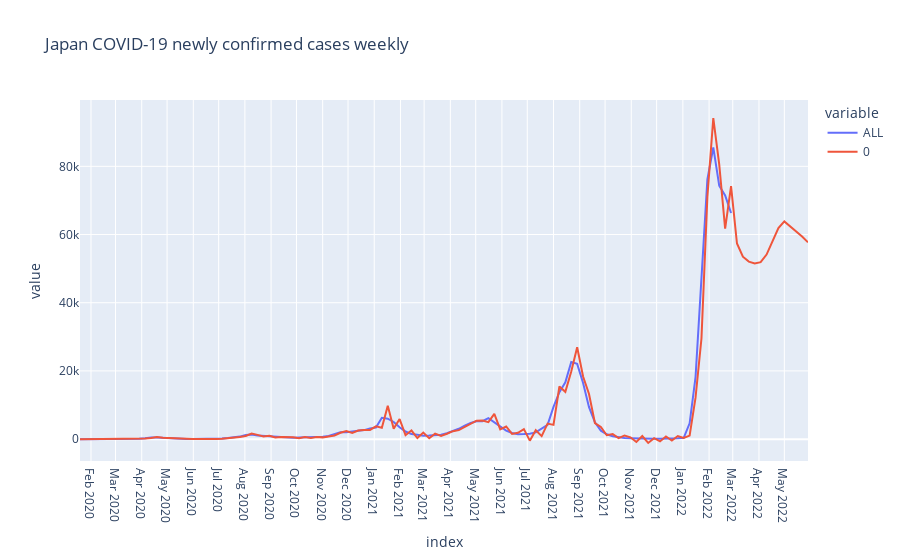

Write notebook code for a chart like this one.
### Code cell
ts_forecast = result_all.predict(start=df_gr.index[0], end=df_gr.index[-1]+relativedelta(months=3))

temp_df = df_gr.ALL.to_frame()
temp_df = pd.concat([temp_df, ts_forecast])
fig = px.line(temp_df, title='Japan COVID-19 newly confirmed cases weekly')
fig.update_layout({
    'xaxis': {
        'dtick': 'M1'
    }
})
fig.show()

### Figure 1 — Plotly figure (JSON) as saved in the notebook; plotly's stock layout.template omitted (floating-point values rounded to 4 significant figures; data arrays with more than 128 entries replaced by an {"elided": "..."} marker saying what was removed)
{"data": [{"hovertemplate": "variable=ALL<br>index=%{x}<br>value=%{y}<extra></extra>", "legendgroup": "ALL", "line": {"color": "#636efa", "dash": "solid"}, "marker": {"symbol": "circle"}, "mode": "lines", "name": "ALL", "orientation": "v", "showlegend": true, "type": "scatter", "x": {"elided": "235 str values"}, "xaxis": "x", "y": {"elided": "235 float values"}, "yaxis": "y"}, {"hovertemplate": "variable=0<br>index=%{x}<br>value=%{y}<extra></extra>", "legendgroup": "0", "line": {"color": "#EF553B", "dash": "solid"}, "marker": {"symbol": "circle"}, "mode": "lines", "name": "0", "orientation": "v", "showlegend": true, "type": "scatter", "x": {"elided": "235 str values"}, "xaxis": "x", "y": {"elided": "235 float values"}, "yaxis": "y"}], "layout": {"autosize": true, "legend": {"title": {"text": "variable"}, "tracegroupgap": 0}, "title": {"text": "Japan COVID-19 newly confirmed cases weekly"}, "xaxis": {"anchor": "y", "autorange": true, "domain": [0, 1], "dtick": "M1", "range": ["2020-01-19", "2022-05-29"], "title": {"text": "index"}, "type": "date"}, "yaxis": {"anchor": "x", "autorange": true, "domain": [0, 1], "range": [-6412.0, 99450.0], "title": {"text": "value"}, "type": "linear"}}}
